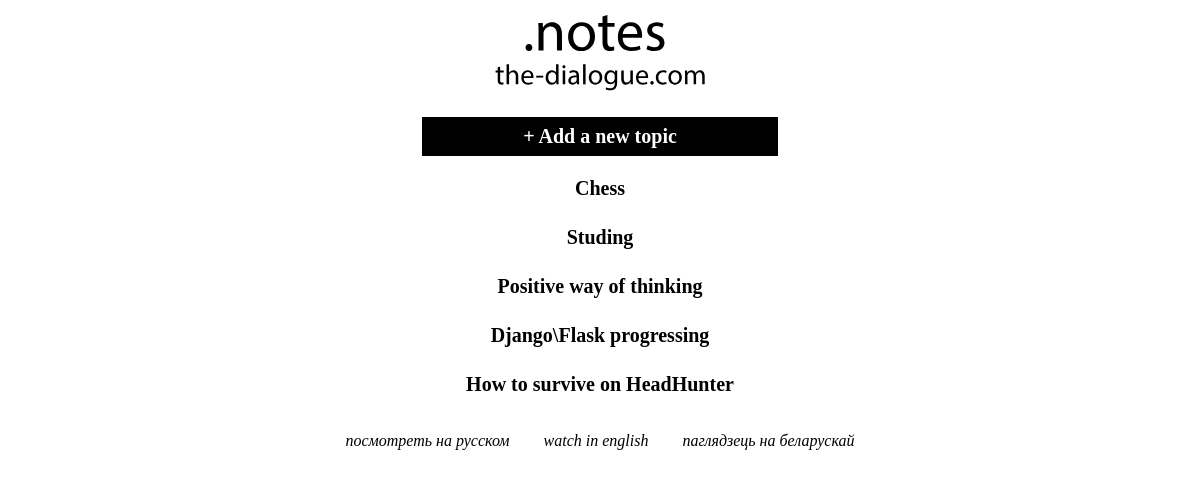
The app's page /topics/ (signed in), older data.
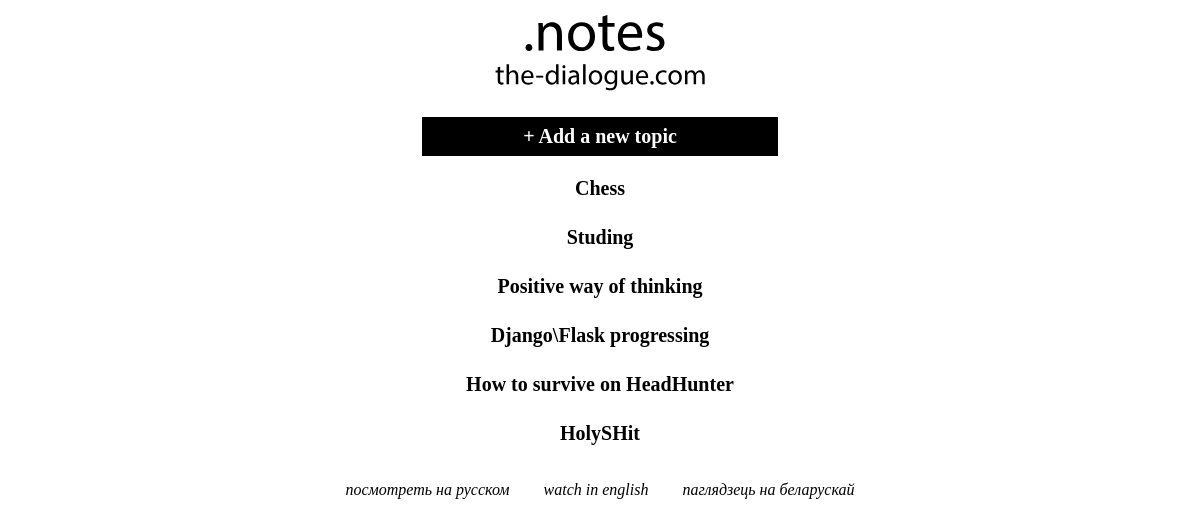
The same page, newer data.
### notes_app/models.py (models this page shows)
class Topic(models.Model):
	text = models.CharField(max_length=200)
	date_added = models.DateTimeField(auto_now_add=True)
	owner = models.ForeignKey(User, on_delete=models.CASCADE)
	def __str__(self):
		return self.text

### notes_app/views.py (the view)
# urls.py: url(r'^topics/$', views.topics, name='topics'),
@login_required
def topics(request):
	topics = Topic.objects.filter(owner=request.user).order_by('date_added')
	context = {'topics': topics}
	return render(request, 'notes_app/topics.html', context)

### notes_app/templates/notes_app/topics.html
{% extends 'notes_app/base.html' %}
{% block content %}
{% load static %}
<link rel="stylesheet" media="all" href="{% static 'notes_app/css/topics.css' %}" type="text/css">
<link rel="stylesheet" media="all" href="{% static 'notes_app/css/index.css' %}" type="text/css">
<a class='topics_link' href='{% url "notes_app:new_topic"  %}'>+ Add a new topic</a>
<p>
	{% for topic in topics %}
		<p>
			<a id='topic' href="{% url 'notes_app:topic' topic.id %}">{{ topic }}</a>
		</p>
	{% empty %}
		<li>No topics have been added yet.</li>
	{% endfor %}
</p>
{% endblock content %}

Row changes from the older to the newer data that the page shows:
added Topic: text "HolySHit"
